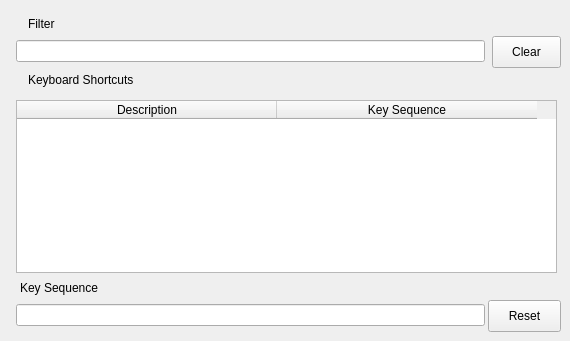
        <widget class="QWidget" name="shortcutsTab">
         <attribute name="title">
          <string>Shortcuts</string>
         </attribute>
         <widget class="QLabel" name="label_2">
          <property name="geometry">
           <rect>
            <x>28</x>
            <y>16</y>
            <width>62</width>
            <height>16</height>
           </rect>
          </property>
          <property name="text">
           <string>Filter</string>
          </property>
         </widget>
         <widget class="QLineEdit" name="lineEdit">
          <property name="geometry">
           <rect>
            <x>16</x>
            <y>40</y>
            <width>469</width>
            <height>22</height>
           </rect>
          </property>
          <property name="focusPolicy">
           <enum>Qt::StrongFocus</enum>
          </property>
         </widget>
         <widget class="QLabel" name="label_18">
          <property name="geometry">
           <rect>
            <x>28</x>
            <y>72</y>
            <width>145</width>
            <height>16</height>
           </rect>
          </property>
          <property name="text">
           <string>Keyboard Shortcuts</string>
          </property>
         </widget>
         <widget class="QTableWidget" name="tableWidget">
          <property name="geometry">
           <rect>
            <x>16</x>
            <y>100</y>
            <width>541</width>
            <height>173</height>
           </rect>
          </property>
          <property name="focusPolicy">
           <enum>Qt::StrongFocus</enum>
          </property>
          <property name="selectionMode">
           <enum>QAbstractItemView::NoSelection</enum>
          </property>
          <property name="cornerButtonEnabled">
           <bool>false</bool>
          </property>
          <attribute name="horizontalHeaderDefaultSectionSize">
           <number>260</number>
          </attribute>
          <column>
           <property name="text">
            <string>Description</string>
           </property>
          </column>
          <column>
           <property name="text">
            <string>Key Sequence</string>
           </property>
           <property name="foreground">
            <brush brushstyle="NoBrush">
             <color alpha="255">
              <red>0</red>
              <green>0</green>
              <blue>0</blue>
             </color>
            </brush>
           </property>
          </column>
         </widget>
         <widget class="QLabel" name="label_19">
          <property name="geometry">
           <rect>
            <x>20</x>
            <y>280</y>
            <width>97</width>
            <height>16</height>
           </rect>
          </property>
          <property name="text">
           <string>Key Sequence</string>
          </property>
         </widget>
         <widget class="QLineEdit" name="lineEdit_2">
          <property name="geometry">
           <rect>
            <x>16</x>
            <y>304</y>
            <width>469</width>
            <height>22</height>
           </rect>
          </property>
          <property name="focusPolicy">
           <enum>Qt::StrongFocus</enum>
          </property>
         </widget>
         <widget class="QPushButton" name="pushButton">
          <property name="geometry">
           <rect>
            <x>488</x>
            <y>300</y>
            <width>73</width>
            <height>32</height>
           </rect>
          </property>
          <property name="minimumSize">
           <size>
            <width>64</width>
            <height>26</height>
           </size>
          </property>
          <property name="focusPolicy">
           <enum>Qt::StrongFocus</enum>
          </property>
          <property name="text">
           <string>Reset</string>
          </property>
         </widget>
         <widget class="QPushButton" name="pushButton_2">
          <property name="geometry">
           <rect>
            <x>492</x>
            <y>36</y>
            <width>69</width>
            <height>32</height>
           </rect>
          </property>
          <property name="minimumSize">
           <size>
            <width>64</width>
            <height>26</height>
           </size>
          </property>
          <property name="focusPolicy">
           <enum>Qt::StrongFocus</enum>
          </property>
          <property name="text">
           <string>Clear</string>
          </property>
         </widget>
        </widget>
